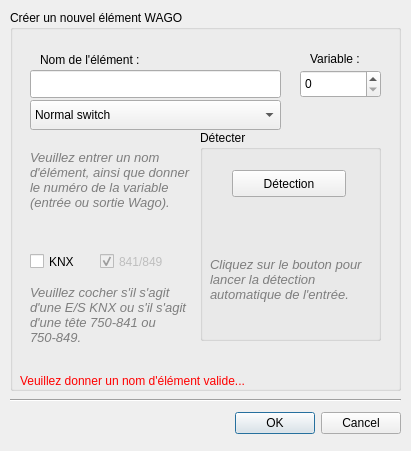
<?xml version="1.0" encoding="UTF-8"?>
<ui version="4.0">
 <class>DialogNewWago</class>
 <widget class="QDialog" name="DialogNewWago">
  <property name="geometry">
   <rect>
    <x>0</x>
    <y>0</y>
    <width>411</width>
    <height>451</height>
   </rect>
  </property>
  <property name="sizePolicy">
   <sizepolicy hsizetype="Fixed" vsizetype="Fixed">
    <horstretch>0</horstretch>
    <verstretch>0</verstretch>
   </sizepolicy>
  </property>
  <property name="minimumSize">
   <size>
    <width>411</width>
    <height>451</height>
   </size>
  </property>
  <property name="maximumSize">
   <size>
    <width>411</width>
    <height>451</height>
   </size>
  </property>
  <property name="font">
   <font>
    <weight>50</weight>
    <bold>false</bold>
   </font>
  </property>
  <property name="windowTitle">
   <string>Nouvel IO...</string>
  </property>
  <property name="windowIcon">
   <iconset resource="resources.qrc">
    <normaloff>:/img/icon_inter.png</normaloff>:/img/icon_inter.png</iconset>
  </property>
  <property name="modal">
   <bool>true</bool>
  </property>
  <widget class="QDialogButtonBox" name="buttonBox">
   <property name="geometry">
    <rect>
     <x>10</x>
     <y>410</y>
     <width>391</width>
     <height>27</height>
    </rect>
   </property>
   <property name="orientation">
    <enum>Qt::Horizontal</enum>
   </property>
   <property name="standardButtons">
    <set>QDialogButtonBox::Cancel|QDialogButtonBox::Ok</set>
   </property>
  </widget>
  <widget class="Line" name="line">
   <property name="geometry">
    <rect>
     <x>10</x>
     <y>390</y>
     <width>391</width>
     <height>20</height>
    </rect>
   </property>
   <property name="orientation">
    <enum>Qt::Horizontal</enum>
   </property>
  </widget>
  <widget class="QGroupBox" name="groupBox">
   <property name="geometry">
    <rect>
     <x>10</x>
     <y>10</y>
     <width>391</width>
     <height>381</height>
    </rect>
   </property>
   <property name="title">
    <string>Créer un nouvel élément WAGO</string>
   </property>
   <widget class="QLabel" name="label_2">
    <property name="geometry">
     <rect>
      <x>300</x>
      <y>40</y>
      <width>120</width>
      <height>18</height>
     </rect>
    </property>
    <property name="text">
     <string>Variable :</string>
    </property>
   </widget>
   <widget class="QLabel" name="label">
    <property name="geometry">
     <rect>
      <x>30</x>
      <y>40</y>
      <width>231</width>
      <height>20</height>
     </rect>
    </property>
    <property name="text">
     <string>Nom de l'élément :</string>
    </property>
   </widget>
   <widget class="QLineEdit" name="edit_name">
    <property name="geometry">
     <rect>
      <x>20</x>
      <y>60</y>
      <width>251</width>
      <height>28</height>
     </rect>
    </property>
   </widget>
   <widget class="QLabel" name="label_3">
    <property name="geometry">
     <rect>
      <x>20</x>
      <y>120</y>
      <width>171</width>
      <height>101</height>
     </rect>
    </property>
    <property name="palette">
     <palette>
      <active>
       <colorrole role="WindowText">
        <brush brushstyle="SolidPattern">
         <color alpha="255">
          <red>126</red>
          <green>126</green>
          <blue>126</blue>
         </color>
        </brush>
       </colorrole>
       <colorrole role="Text">
        <brush brushstyle="SolidPattern">
         <color alpha="255">
          <red>0</red>
          <green>0</green>
          <blue>0</blue>
         </color>
        </brush>
       </colorrole>
      </active>
      <inactive>
       <colorrole role="WindowText">
        <brush brushstyle="SolidPattern">
         <color alpha="255">
          <red>126</red>
          <green>126</green>
          <blue>126</blue>
         </color>
        </brush>
       </colorrole>
       <colorrole role="Text">
        <brush brushstyle="SolidPattern">
         <color alpha="255">
          <red>0</red>
          <green>0</green>
          <blue>0</blue>
         </color>
        </brush>
       </colorrole>
      </inactive>
      <disabled>
       <colorrole role="WindowText">
        <brush brushstyle="SolidPattern">
         <color alpha="255">
          <red>146</red>
          <green>145</green>
          <blue>144</blue>
         </color>
        </brush>
       </colorrole>
       <colorrole role="Text">
        <brush brushstyle="SolidPattern">
         <color alpha="255">
          <red>165</red>
          <green>164</green>
          <blue>164</blue>
         </color>
        </brush>
       </colorrole>
      </disabled>
     </palette>
    </property>
    <property name="font">
     <font>
      <italic>true</italic>
     </font>
    </property>
    <property name="text">
     <string>&lt;!DOCTYPE HTML PUBLIC &quot;-//W3C//DTD HTML 4.0//EN&quot; &quot;http://www.w3.org/TR/REC-html40/strict.dtd&quot;&gt;
&lt;html&gt;&lt;head&gt;&lt;meta name=&quot;qrichtext&quot; content=&quot;1&quot; /&gt;&lt;style type=&quot;text/css&quot;&gt;
p, li { white-space: pre-wrap; }
&lt;/style&gt;&lt;/head&gt;&lt;body style=&quot; font-family:'DejaVu Sans'; font-size:10pt; font-weight:400; font-style:italic;&quot;&gt;
&lt;p style=&quot; margin-top:0px; margin-bottom:0px; margin-left:0px; margin-right:0px; -qt-block-indent:0; text-indent:0px;&quot;&gt;Veuillez entrer un nom d'élément, ainsi que donner le numéro de la variable (entrée ou sortie Wago).&lt;/p&gt;&lt;/body&gt;&lt;/html&gt;</string>
    </property>
    <property name="textFormat">
     <enum>Qt::AutoText</enum>
    </property>
    <property name="wordWrap">
     <bool>true</bool>
    </property>
   </widget>
   <widget class="QLabel" name="label_error_empty">
    <property name="geometry">
     <rect>
      <x>10</x>
      <y>360</y>
      <width>370</width>
      <height>21</height>
     </rect>
    </property>
    <property name="sizePolicy">
     <sizepolicy hsizetype="Fixed" vsizetype="Fixed">
      <horstretch>0</horstretch>
      <verstretch>0</verstretch>
     </sizepolicy>
    </property>
    <property name="palette">
     <palette>
      <active>
       <colorrole role="WindowText">
        <brush brushstyle="SolidPattern">
         <color alpha="255">
          <red>255</red>
          <green>0</green>
          <blue>0</blue>
         </color>
        </brush>
       </colorrole>
      </active>
      <inactive>
       <colorrole role="WindowText">
        <brush brushstyle="SolidPattern">
         <color alpha="255">
          <red>255</red>
          <green>0</green>
          <blue>0</blue>
         </color>
        </brush>
       </colorrole>
      </inactive>
      <disabled>
       <colorrole role="WindowText">
        <brush brushstyle="SolidPattern">
         <color alpha="255">
          <red>146</red>
          <green>145</green>
          <blue>144</blue>
         </color>
        </brush>
       </colorrole>
      </disabled>
     </palette>
    </property>
    <property name="text">
     <string>Veuillez donner un nom d'élément valide...</string>
    </property>
   </widget>
   <widget class="QSpinBox" name="spin_var">
    <property name="geometry">
     <rect>
      <x>290</x>
      <y>60</y>
      <width>81</width>
      <height>28</height>
     </rect>
    </property>
    <property name="maximum">
     <number>999</number>
    </property>
   </widget>
   <widget class="QStackedWidget" name="pager">
    <property name="geometry">
     <rect>
      <x>190</x>
      <y>120</y>
      <width>181</width>
      <height>221</height>
     </rect>
    </property>
    <property name="currentIndex">
     <number>1</number>
    </property>
    <widget class="QWidget" name="page">
     <widget class="QGroupBox" name="groupBox_2">
      <property name="geometry">
       <rect>
        <x>0</x>
        <y>0</y>
        <width>181</width>
        <height>211</height>
       </rect>
      </property>
      <property name="sizePolicy">
       <sizepolicy hsizetype="Maximum" vsizetype="Maximum">
        <horstretch>0</horstretch>
        <verstretch>0</verstretch>
       </sizepolicy>
      </property>
      <property name="title">
       <string>Tester</string>
      </property>
      <widget class="QPushButton" name="button_test_enable">
       <property name="geometry">
        <rect>
         <x>34</x>
         <y>50</y>
         <width>114</width>
         <height>27</height>
        </rect>
       </property>
       <property name="text">
        <string>Activer</string>
       </property>
      </widget>
      <widget class="QPushButton" name="button_test_disable">
       <property name="geometry">
        <rect>
         <x>34</x>
         <y>80</y>
         <width>114</width>
         <height>27</height>
        </rect>
       </property>
       <property name="text">
        <string>Désactiver</string>
       </property>
      </widget>
      <widget class="QLabel" name="label_5">
       <property name="geometry">
        <rect>
         <x>10</x>
         <y>120</y>
         <width>160</width>
         <height>60</height>
        </rect>
       </property>
       <property name="palette">
        <palette>
         <active>
          <colorrole role="WindowText">
           <brush brushstyle="SolidPattern">
            <color alpha="255">
             <red>126</red>
             <green>126</green>
             <blue>126</blue>
            </color>
           </brush>
          </colorrole>
          <colorrole role="Text">
           <brush brushstyle="SolidPattern">
            <color alpha="255">
             <red>0</red>
             <green>0</green>
             <blue>0</blue>
            </color>
           </brush>
          </colorrole>
         </active>
         <inactive>
          <colorrole role="WindowText">
           <brush brushstyle="SolidPattern">
            <color alpha="255">
             <red>126</red>
             <green>126</green>
             <blue>126</blue>
            </color>
           </brush>
          </colorrole>
          <colorrole role="Text">
           <brush brushstyle="SolidPattern">
            <color alpha="255">
             <red>0</red>
             <green>0</green>
             <blue>0</blue>
            </color>
           </brush>
          </colorrole>
         </inactive>
         <disabled>
          <colorrole role="WindowText">
           <brush brushstyle="SolidPattern">
            <color alpha="255">
             <red>146</red>
             <green>145</green>
             <blue>144</blue>
            </color>
           </brush>
          </colorrole>
          <colorrole role="Text">
           <brush brushstyle="SolidPattern">
            <color alpha="255">
             <red>165</red>
             <green>164</green>
             <blue>164</blue>
            </color>
           </brush>
          </colorrole>
         </disabled>
        </palette>
       </property>
       <property name="font">
        <font>
         <italic>true</italic>
        </font>
       </property>
       <property name="text">
        <string>&lt;!DOCTYPE HTML PUBLIC &quot;-//W3C//DTD HTML 4.0//EN&quot; &quot;http://www.w3.org/TR/REC-html40/strict.dtd&quot;&gt;
&lt;html&gt;&lt;head&gt;&lt;meta name=&quot;qrichtext&quot; content=&quot;1&quot; /&gt;&lt;style type=&quot;text/css&quot;&gt;
p, li { white-space: pre-wrap; }
&lt;/style&gt;&lt;/head&gt;&lt;body style=&quot; font-family:'DejaVu Sans'; font-size:10pt; font-weight:400; font-style:italic;&quot;&gt;
&lt;p style=&quot; margin-top:0px; margin-bottom:0px; margin-left:0px; margin-right:0px; -qt-block-indent:0; text-indent:0px;&quot;&gt;Vous pouvez tester une sortie en entrant sa variable.&lt;/p&gt;&lt;/body&gt;&lt;/html&gt;</string>
       </property>
       <property name="textFormat">
        <enum>Qt::AutoText</enum>
       </property>
       <property name="wordWrap">
        <bool>true</bool>
       </property>
      </widget>
     </widget>
    </widget>
    <widget class="QWidget" name="page_2">
     <widget class="QGroupBox" name="groupBox_3">
      <property name="geometry">
       <rect>
        <x>0</x>
        <y>0</y>
        <width>181</width>
        <height>211</height>
       </rect>
      </property>
      <property name="sizePolicy">
       <sizepolicy hsizetype="Maximum" vsizetype="Maximum">
        <horstretch>0</horstretch>
        <verstretch>0</verstretch>
       </sizepolicy>
      </property>
      <property name="title">
       <string>Détecter</string>
      </property>
      <widget class="QPushButton" name="button_detect">
       <property name="geometry">
        <rect>
         <x>32</x>
         <y>40</y>
         <width>114</width>
         <height>27</height>
        </rect>
       </property>
       <property name="text">
        <string>Détection</string>
       </property>
      </widget>
      <widget class="QLabel" name="label_7">
       <property name="geometry">
        <rect>
         <x>10</x>
         <y>110</y>
         <width>160</width>
         <height>80</height>
        </rect>
       </property>
       <property name="palette">
        <palette>
         <active>
          <colorrole role="WindowText">
           <brush brushstyle="SolidPattern">
            <color alpha="255">
             <red>126</red>
             <green>126</green>
             <blue>126</blue>
            </color>
           </brush>
          </colorrole>
          <colorrole role="Text">
           <brush brushstyle="SolidPattern">
            <color alpha="255">
             <red>0</red>
             <green>0</green>
             <blue>0</blue>
            </color>
           </brush>
          </colorrole>
         </active>
         <inactive>
          <colorrole role="WindowText">
           <brush brushstyle="SolidPattern">
            <color alpha="255">
             <red>126</red>
             <green>126</green>
             <blue>126</blue>
            </color>
           </brush>
          </colorrole>
          <colorrole role="Text">
           <brush brushstyle="SolidPattern">
            <color alpha="255">
             <red>0</red>
             <green>0</green>
             <blue>0</blue>
            </color>
           </brush>
          </colorrole>
         </inactive>
         <disabled>
          <colorrole role="WindowText">
           <brush brushstyle="SolidPattern">
            <color alpha="255">
             <red>146</red>
             <green>145</green>
             <blue>144</blue>
            </color>
           </brush>
          </colorrole>
          <colorrole role="Text">
           <brush brushstyle="SolidPattern">
            <color alpha="255">
             <red>165</red>
             <green>164</green>
             <blue>164</blue>
            </color>
           </brush>
          </colorrole>
         </disabled>
        </palette>
       </property>
       <property name="font">
        <font>
         <italic>true</italic>
        </font>
       </property>
       <property name="text">
        <string>&lt;!DOCTYPE HTML PUBLIC &quot;-//W3C//DTD HTML 4.0//EN&quot; &quot;http://www.w3.org/TR/REC-html40/strict.dtd&quot;&gt;
&lt;html&gt;&lt;head&gt;&lt;meta name=&quot;qrichtext&quot; content=&quot;1&quot; /&gt;&lt;style type=&quot;text/css&quot;&gt;
p, li { white-space: pre-wrap; }
&lt;/style&gt;&lt;/head&gt;&lt;body style=&quot; font-family:'DejaVu Sans'; font-size:10pt; font-weight:400; font-style:italic;&quot;&gt;
&lt;p style=&quot; margin-top:0px; margin-bottom:0px; margin-left:0px; margin-right:0px; -qt-block-indent:0; text-indent:0px;&quot;&gt;Cliquez sur le bouton pour lancer la détection automatique de l'entrée.&lt;/p&gt;&lt;/body&gt;&lt;/html&gt;</string>
       </property>
       <property name="textFormat">
        <enum>Qt::AutoText</enum>
       </property>
       <property name="wordWrap">
        <bool>true</bool>
       </property>
      </widget>
      <widget class="QWidget" name="layoutWidget">
       <property name="geometry">
        <rect>
         <x>20</x>
         <y>72</y>
         <width>141</width>
         <height>40</height>
        </rect>
       </property>
       <layout class="QVBoxLayout" name="spinnerLayout"/>
      </widget>
     </widget>
    </widget>
   </widget>
   <widget class="QCheckBox" name="checkKNX">
    <property name="geometry">
     <rect>
      <x>20</x>
      <y>240</y>
      <width>61</width>
      <height>23</height>
     </rect>
    </property>
    <property name="text">
     <string>KNX</string>
    </property>
   </widget>
   <widget class="QLabel" name="label_4">
    <property name="geometry">
     <rect>
      <x>20</x>
      <y>270</y>
      <width>171</width>
      <height>71</height>
     </rect>
    </property>
    <property name="palette">
     <palette>
      <active>
       <colorrole role="WindowText">
        <brush brushstyle="SolidPattern">
         <color alpha="255">
          <red>126</red>
          <green>126</green>
          <blue>126</blue>
         </color>
        </brush>
       </colorrole>
       <colorrole role="Text">
        <brush brushstyle="SolidPattern">
         <color alpha="255">
          <red>0</red>
          <green>0</green>
          <blue>0</blue>
         </color>
        </brush>
       </colorrole>
      </active>
      <inactive>
       <colorrole role="WindowText">
        <brush brushstyle="SolidPattern">
         <color alpha="255">
          <red>126</red>
          <green>126</green>
          <blue>126</blue>
         </color>
        </brush>
       </colorrole>
       <colorrole role="Text">
        <brush brushstyle="SolidPattern">
         <color alpha="255">
          <red>0</red>
          <green>0</green>
          <blue>0</blue>
         </color>
        </brush>
       </colorrole>
      </inactive>
      <disabled>
       <colorrole role="WindowText">
        <brush brushstyle="SolidPattern">
         <color alpha="255">
          <red>146</red>
          <green>145</green>
          <blue>144</blue>
         </color>
        </brush>
       </colorrole>
       <colorrole role="Text">
        <brush brushstyle="SolidPattern">
         <color alpha="255">
          <red>165</red>
          <green>164</green>
          <blue>164</blue>
         </color>
        </brush>
       </colorrole>
      </disabled>
     </palette>
    </property>
    <property name="font">
     <font>
      <italic>true</italic>
     </font>
    </property>
    <property name="text">
     <string>&lt;!DOCTYPE HTML PUBLIC &quot;-//W3C//DTD HTML 4.0//EN&quot; &quot;http://www.w3.org/TR/REC-html40/strict.dtd&quot;&gt;
&lt;html&gt;&lt;head&gt;&lt;meta name=&quot;qrichtext&quot; content=&quot;1&quot; /&gt;&lt;style type=&quot;text/css&quot;&gt;
p, li { white-space: pre-wrap; }
&lt;/style&gt;&lt;/head&gt;&lt;body style=&quot; font-family:'Sans Serif'; font-size:10pt; font-weight:400; font-style:italic;&quot;&gt;
&lt;p style=&quot; margin-top:0px; margin-bottom:0px; margin-left:0px; margin-right:0px; -qt-block-indent:0; text-indent:0px;&quot;&gt;&lt;span style=&quot; font-family:'DejaVu Sans';&quot;&gt;Veuillez cocher s'il s'agit d'une E/S KNX ou s'il s'agit d'une tête 750-841 ou 750-849.&lt;/span&gt;&lt;/p&gt;&lt;/body&gt;&lt;/html&gt;</string>
    </property>
    <property name="textFormat">
     <enum>Qt::AutoText</enum>
    </property>
    <property name="wordWrap">
     <bool>true</bool>
    </property>
   </widget>
   <widget class="QCheckBox" name="check841">
    <property name="enabled">
     <bool>false</bool>
    </property>
    <property name="geometry">
     <rect>
      <x>90</x>
      <y>240</y>
      <width>91</width>
      <height>23</height>
     </rect>
    </property>
    <property name="text">
     <string>841/849</string>
    </property>
    <property name="checked">
     <bool>true</bool>
    </property>
   </widget>
   <widget class="QComboBox" name="comboBox">
    <property name="geometry">
     <rect>
      <x>20</x>
      <y>90</y>
      <width>251</width>
      <height>30</height>
     </rect>
    </property>
    <item>
     <property name="text">
      <string>Normal switch</string>
     </property>
    </item>
    <item>
     <property name="text">
      <string>Triple click switch</string>
     </property>
    </item>
    <item>
     <property name="text">
      <string>Long press switch</string>
     </property>
    </item>
   </widget>
  </widget>
 </widget>
 <resources>
  <include location="resources.qrc"/>
 </resources>
 <connections>
  <connection>
   <sender>buttonBox</sender>
   <signal>rejected()</signal>
   <receiver>DialogNewWago</receiver>
   <slot>reject()</slot>
   <hints>
    <hint type="sourcelabel">
     <x>205</x>
     <y>423</y>
    </hint>
    <hint type="destinationlabel">
     <x>205</x>
     <y>225</y>
    </hint>
   </hints>
  </connection>
 </connections>
</ui>
